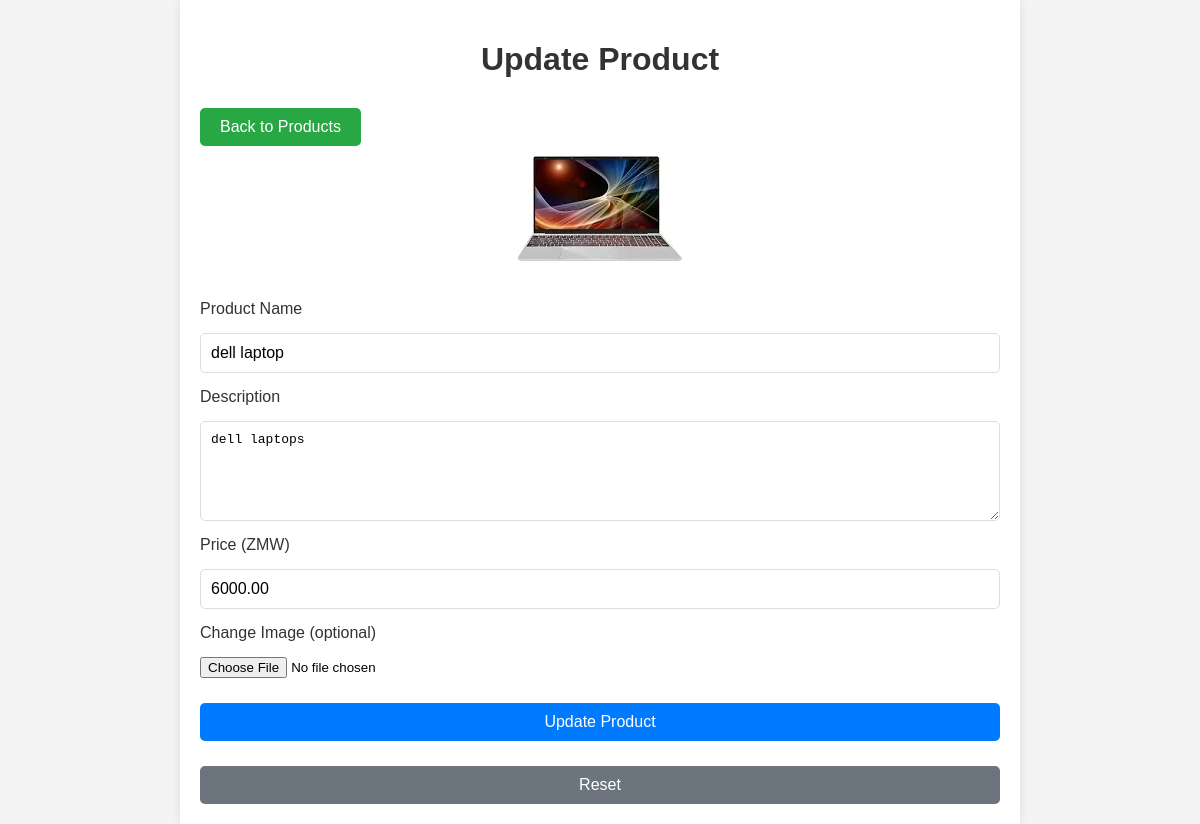
The app's page /update_product.php?id=5 (signed in) with its own data.
### tables this page shows
CREATE TABLE IF NOT EXISTS `products` (
  `id` int NOT NULL AUTO_INCREMENT,
  `name` varchar(255) NOT NULL,
  `description` text NOT NULL,
  `price` decimal(10,2) NOT NULL,
  `image` varchar(255) NOT NULL,
  PRIMARY KEY (`id`)
);

### update_product.php (the view, shortened to what this page needs)
<?php
include 'db.php';
$product_id = (int)$_GET['id'];
$query = "SELECT * FROM products WHERE id = $product_id";
$result = mysqli_query($mysqli, $query);
$product = mysqli_fetch_assoc($result);
?>
<!DOCTYPE html>
<html lang="en">
<head>
</head>
<body>
    <div class="container">
        <h1>Update Product</h1>
        <a href="view_products.php" class="back-button">Back to Products</a>
        <form method="POST" enctype="multipart/form-data">
            <div class="image-preview">
                <img src="<?php echo htmlspecialchars($product['image']); ?>" alt="<?php echo htmlspecialchars($product['name']); ?>">
            </div>
            <label for="name">Product Name</label>
            <input type="text" id="name" name="name" value="<?php echo htmlspecialchars($product['name']); ?>" required>
            <label for="description">Description</label>
            <textarea id="description" name="description" required><?php echo htmlspecialchars($product['description']); ?></textarea>
            <label for="price">Price (ZMW)</label>
            <input type="number" id="price" name="price" value="<?php echo htmlspecialchars($product['price']); ?>" step="0.01" required>
            <label for="image">Change Image (optional)</label>
            <input type="file" id="image" name="image" accept="image/*">
            <input type="submit" value="Update Product">
            <input type="reset" value="Reset">
        </form>
    </div>
</body>
</html>

### update_product.php (style rules this page uses)
body { font-family: Arial, sans-serif; margin: 0; padding: 0; background-color: #f4f4f4; }
.container { width: 100%; max-width: 800px; margin: 0 auto; padding: 20px; background-color: #fff; box-shadow: 0 0 10px rgba(0, 0, 0, 0.1); }
h1 { text-align: center; color: #333; margin-bottom: 20px; }
form { display: flex; flex-direction: column; gap: 15px; }
label { font-size: 1em; color: #333; }
input[type="text"], input[type="number"], textarea { width: 100%; padding: 10px; font-size: 1em; border: 1px solid #ddd; border-radius: 5px; box-sizing: border-box; }
textarea { resize: vertical; height: 100px; }
input[type="submit"], input[type="reset"] { padding: 10px 15px; font-size: 1em; color: #fff; border: none; border-radius: 5px; cursor: pointer; margin-top: 10px; }
input[type="submit"] { background-color: #007BFF; }
input[type="reset"] { background-color: #6c757d; }
.back-button { display: inline-block; margin: 10px 0; padding: 10px 20px; font-size: 1em; color: #fff; background-color: #28a745; border: none; border-radius: 5px; text-decoration: none; text-align: center; }
.image-preview { text-align: center; margin-bottom: 20px; }
.image-preview img { max-width: 100%; height: auto; border-radius: 5px; }

### records on screen
products: image (picture), name "dell laptop", description "dell laptops", price "6000.00"
